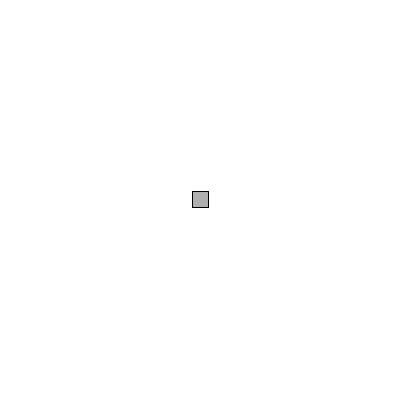
Frame 1 (no input)
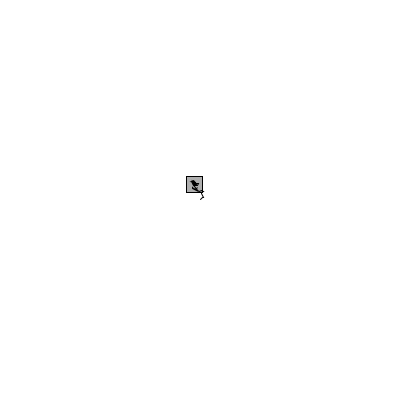
Frame 60 (the mouse pressed at the canvas centre just before this capture)
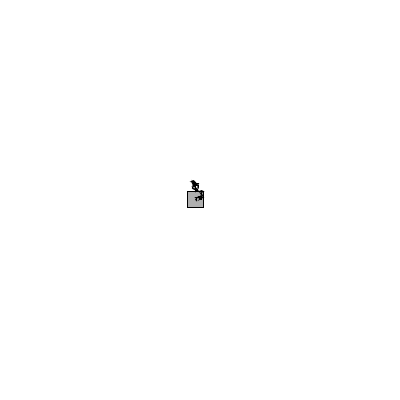
Frame 120 (the mouse held since frame 60 and released just before this capture)

The Processing sketch that drew these frames (run headless with seeded random() and noise(); from frame 60 on, the mouse is pressed at the canvas centre):

// Processing sketch: RandomWalkTrail
// ── RandomWalkTrail.pde
// hand-copying
// RandomWalkTrail.pde

Walker w;

void setup() {
  size(400, 400);
  frameRate(30);
  
  w = new Walker();
}

void draw() {
  background(255);
  w.walk();
  w.display();
}

// ── Walker.pde
// hand-copying
// Walker.pde

class Walker {
  PVector position;
  
  ArrayList<PVector> history;
  
  Walker() {
    position = new PVector(width / 2, height / 2);
    history = new ArrayList<PVector>();
  }
  
  void display() {
    stroke(0);
    fill(175);
    rectMode(CENTER);
    rect(position.x, position.y, 16, 16);
    
    beginShape();
    stroke(0);
    noFill();
    for (PVector v: history) {
      vertex(v.x, v.y);
    }
    endShape();
  }
  
  void walk() {
    PVector vel = new PVector(random(-2, 2), random(-2, 2));
    position.add(vel);
    
    position.x = constrain(position.x, 0, width - 1);
    position.y = constrain(position.y, 0, height - 1);
    
    history.add(position.get());
    if (history.size() > 1000) {
      history.remove(0);
    }
  }
}
